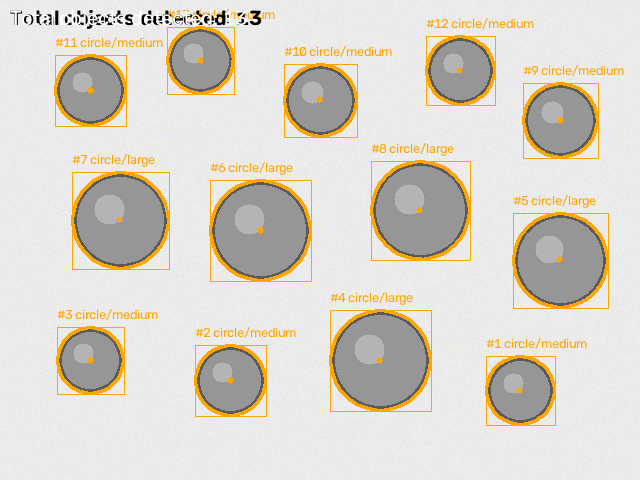
#> input picture output/coins_run/annotated_result.png, 640 x 480 px
$ python main.py --image output/coins_run/annotated_result.png
#> lines starting #> are read from the running program, lines starting #| are printed output that depends on the picture
### modules/preprocessing.py
"""
preprocessing.py
-----------------
FUNCTIONAL MODULE 1: Image Pre-processing

Implements the low-level image processing concepts from Module 1 of the
CSE3010 syllabus (Image Enhancement, Restoration, Histogram Processing,
Convolution and Filtering) as a preparatory stage for edge detection.

Responsibilities:
    1. Validate and load the input image.
    2. Convert to grayscale.
    3. Apply CLAHE-based histogram equalization (contrast enhancement).
    4. Apply Gaussian smoothing (noise suppression before Canny).
"""

import os
import cv2
import numpy as np

from modules.config import PipelineConfig
from modules.logger_utils import get_logger

logger = get_logger(__name__)


class ImageLoadError(Exception):
    """Raised when the input image cannot be read or is invalid."""


def load_image(image_path: str) -> np.ndarray:
    """
    Load an image from disk with validation and error handling.

    Raises
    ------
    ImageLoadError
        If the file does not exist or OpenCV fails to decode it.
    """
#> called with image_path = 'output/coins_run/annotated_result.png'
    if not os.path.isfile(image_path):
        logger.error("Input file not found: %s", image_path)
        raise ImageLoadError(f"Input file not found: {image_path}")

    image = cv2.imread(image_path, cv2.IMREAD_COLOR)
#> image is the input picture: shape (480, 640, 3); mean B, G, R 202.5, 212.5, 217.9
    if image is None:
        logger.error("OpenCV could not decode image: %s", image_path)
        raise ImageLoadError(f"Could not decode image (unsupported/corrupt file): {image_path}")

    logger.info("Loaded image '%s' with shape %s", image_path, image.shape)
    return image


def to_grayscale(image: np.ndarray) -> np.ndarray:
    """Convert a BGR image to single-channel grayscale."""
    gray = cv2.cvtColor(image, cv2.COLOR_BGR2GRAY)
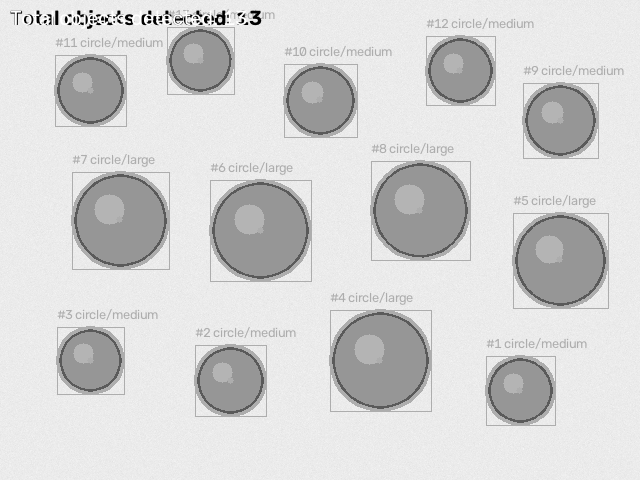
#> gray: shape (480, 640); min 0, max 255, mean 212.9
    logger.debug("Converted image to grayscale.")
    return gray


def equalize_histogram(gray_image: np.ndarray) -> np.ndarray:
    """
    Apply Contrast-Limited Adaptive Histogram Equalization (CLAHE).

    CLAHE is preferred over global cv2.equalizeHist because it avoids
    over-amplifying noise in near-uniform backgrounds, which is common
    in object-counting images (e.g. coins on a plain surface).
    """
    clahe = cv2.createCLAHE(clipLimit=2.0, tileGridSize=(8, 8))
    equalized = clahe.apply(gray_image)
    logger.debug("Applied CLAHE histogram equalization.")
    return equalized


def denoise_and_smooth(gray_image: np.ndarray, cfg: PipelineConfig) -> np.ndarray:
    """Apply Gaussian blur to suppress high-frequency noise before edge detection."""
    blurred = cv2.GaussianBlur(gray_image, cfg.blur_kernel, cfg.blur_sigma)
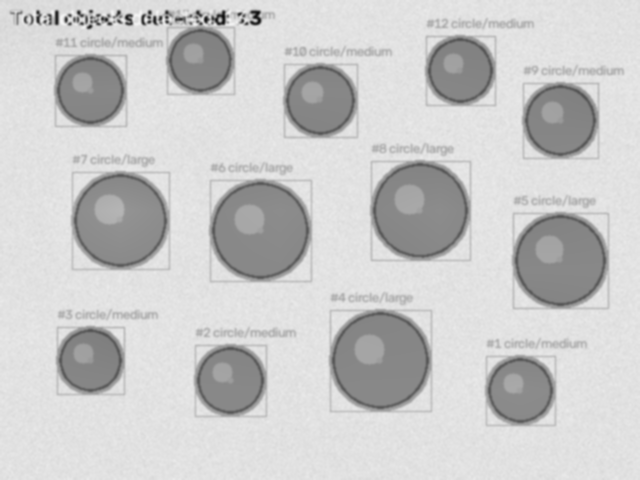
#> blurred: shape (480, 640); min 16, max 245, mean 202
    logger.debug("Applied Gaussian blur with kernel=%s", cfg.blur_kernel)
    return blurred


def preprocess_pipeline(image_path: str, cfg: PipelineConfig) -> dict:
    """
    Run the full pre-processing pipeline and return every intermediate
    result so later stages / the report generator can inspect them.

    Returns
    -------
    dict with keys: 'original', 'gray', 'equalized', 'blurred'
    """
    original = load_image(image_path)
    gray = to_grayscale(original)

    equalized = equalize_histogram(gray) if cfg.apply_hist_equalization else gray
    blurred = denoise_and_smooth(equalized, cfg)

    return {
        "original": original,
        "gray": gray,
        "equalized": equalized,
        "blurred": blurred,
    }

### modules/edge_detection.py
"""
edge_detection.py
------------------
Part of FUNCTIONAL MODULE 2: Detection & Segmentation

Implements Canny edge detection and morphological clean-up, corresponding
to Module 3 of the CSE3010 syllabus (Feature Extraction: Edges - Canny;
Image Segmentation: Edge Based approaches).
"""

import cv2
import numpy as np

from modules.config import PipelineConfig
from modules.logger_utils import get_logger

logger = get_logger(__name__)


def detect_edges(blurred_image: np.ndarray, cfg: PipelineConfig) -> np.ndarray:
    """Run the Canny edge detector on a pre-processed (blurred) grayscale image."""
    edges = cv2.Canny(
        blurred_image,
        threshold1=cfg.canny_low,
        threshold2=cfg.canny_high,
        apertureSize=cfg.canny_aperture,
    )
    logger.debug(
        "Canny edge detection complete (low=%d, high=%d).",
        cfg.canny_low, cfg.canny_high,
    )
    return edges


def clean_edges(edge_image: np.ndarray, cfg: PipelineConfig) -> np.ndarray:
    """
    Apply morphological closing + dilation to bridge small gaps in the
    edge map so that object boundaries form closed contours.
    """
    kernel = cv2.getStructuringElement(cv2.MORPH_ELLIPSE, cfg.morph_kernel_size)

    closed = cv2.morphologyEx(
        edge_image, cv2.MORPH_CLOSE, kernel,
        iterations=cfg.morph_close_iterations,
    )
    dilated = cv2.dilate(closed, kernel, iterations=cfg.morph_dilate_iterations)

    logger.debug(
        "Morphological clean-up done (close_iter=%d, dilate_iter=%d).",
        cfg.morph_close_iterations, cfg.morph_dilate_iterations,
    )
    return dilated


def edge_pipeline(blurred_image: np.ndarray, cfg: PipelineConfig) -> dict:
    """Run edge detection followed by morphological clean-up."""
    raw_edges = detect_edges(blurred_image, cfg)
    cleaned_edges = clean_edges(raw_edges, cfg)
    return {"raw_edges": raw_edges, "cleaned_edges": cleaned_edges}

### modules/segmentation.py
"""
segmentation.py
----------------
Part of FUNCTIONAL MODULE 2: Detection & Segmentation

Extracts contours from the cleaned edge map, filters out noise by area,
and computes the geometric descriptors (area, perimeter, bounding box,
centroid) needed for classification in shape_classifier.py.

Relates to Module 3 of the syllabus (Image Segmentation: Edge-Based
approaches to segmentation).
"""

import cv2
import numpy as np
from dataclasses import dataclass, field
from typing import List, Tuple

from modules.config import PipelineConfig
from modules.logger_utils import get_logger

logger = get_logger(__name__)


@dataclass
class DetectedObject:
    """Holds all geometric information extracted for a single detected object."""
    object_id: int
    contour: np.ndarray
    area: float
    perimeter: float
    bounding_box: Tuple[int, int, int, int]  # x, y, w, h
    centroid: Tuple[int, int]
    approx_vertices: int
    circularity: float
    shape_label: str = "unclassified"
    size_label: str = "unclassified"


def find_contours(cleaned_edges: np.ndarray) -> List[np.ndarray]:
    """Find external contours from a binary edge map."""
    contours, _ = cv2.findContours(
        cleaned_edges, cv2.RETR_EXTERNAL, cv2.CHAIN_APPROX_SIMPLE
    )
    logger.info("Found %d raw contours.", len(contours))
    return list(contours)


def _safe_centroid(contour: np.ndarray, bbox: Tuple[int, int, int, int]) -> Tuple[int, int]:
    """Compute centroid via image moments; fall back to bbox centre if degenerate."""
    moments = cv2.moments(contour)
    if moments["m00"] != 0:
        cx = int(moments["m10"] / moments["m00"])
        cy = int(moments["m01"] / moments["m00"])
        return cx, cy
    x, y, w, h = bbox
    return x + w // 2, y + h // 2


def build_detected_objects(
    contours: List[np.ndarray], cfg: PipelineConfig
) -> List[DetectedObject]:
    """
    Filter raw contours by area and package the survivors into
    DetectedObject records with all descriptors pre-computed.
    """
    detected: List[DetectedObject] = []
    next_id = 1

    for contour in contours:
        area = cv2.contourArea(contour)
        if area < cfg.min_contour_area or area > cfg.max_contour_area:
            continue  # discard noise / oversized background contours

        perimeter = cv2.arcLength(contour, True)
        if perimeter == 0:
            continue

        x, y, w, h = cv2.boundingRect(contour)
        centroid = _safe_centroid(contour, (x, y, w, h))

        # Polygon approximation for vertex counting (triangle/square/etc.)
        epsilon = 0.03 * perimeter
        approx = cv2.approxPolyDP(contour, epsilon, True)

        circularity = float(4 * np.pi * area / (perimeter ** 2))

        detected.append(
            DetectedObject(
                object_id=next_id,
                contour=contour,
                area=area,
                perimeter=perimeter,
                bounding_box=(x, y, w, h),
                centroid=centroid,
                approx_vertices=len(approx),
                circularity=circularity,
            )
        )
        next_id += 1

    logger.info(
        "Retained %d/%d contours after area filtering (min=%.1f, max=%.1f).",
        len(detected), len(contours), cfg.min_contour_area, cfg.max_contour_area,
    )
    return detected


def segmentation_pipeline(cleaned_edges: np.ndarray, cfg: PipelineConfig) -> List[DetectedObject]:
    """Full segmentation stage: contour extraction + filtering + descriptor computation."""
    raw_contours = find_contours(cleaned_edges)
    objects = build_detected_objects(raw_contours, cfg)
    return objects

### modules/shape_classifier.py
"""
shape_classifier.py
--------------------
FUNCTIONAL MODULE 3: Classification / Sorting

Classifies each DetectedObject by:
    (a) SHAPE  - circle / triangle / square-rectangle / polygon,
                 using polygon-approximation vertex count and circularity.
    (b) SIZE   - small / medium / large, using contour area thresholds.

This corresponds to the 'Prediction or classification' functional
requirement category from the VITyarthi brief, applied to non-ML,
purely geometric descriptors (appropriate for the classical CV
techniques taught in Module 3 of the syllabus).
"""

from typing import List

from modules.config import PipelineConfig
from modules.segmentation import DetectedObject
from modules.logger_utils import get_logger

logger = get_logger(__name__)


def classify_shape(obj: DetectedObject, cfg: PipelineConfig) -> str:
    """
    Decide a shape label using vertex count (from polygon approximation)
    and circularity as a tie-breaker/override for round objects.
    """
    if obj.circularity >= cfg.circularity_circle_min and obj.approx_vertices >= 6:
        return "circle"

    if obj.approx_vertices == cfg.triangle_vertices:
        return "triangle"

    if obj.approx_vertices in cfg.square_rect_vertices:
        x, y, w, h = obj.bounding_box
        aspect_ratio = w / float(h) if h != 0 else 0
        if cfg.square_aspect_low <= aspect_ratio <= cfg.square_aspect_high:
            return "square"
        return "rectangle"

    if obj.approx_vertices >= 5:
        return "polygon"

    return "unknown"


def classify_size(obj: DetectedObject, cfg: PipelineConfig) -> str:
    """Bucket an object into small / medium / large based on contour area."""
    if obj.area <= cfg.small_max_area:
        return "small"
    if obj.area <= cfg.medium_max_area:
        return "medium"
    return "large"


def classify_objects(
    objects: List[DetectedObject], cfg: PipelineConfig
) -> List[DetectedObject]:
    """Mutates and returns the list of DetectedObject with shape/size labels filled in."""
    for obj in objects:
        obj.shape_label = classify_shape(obj, cfg)
        obj.size_label = classify_size(obj, cfg)

    logger.info("Classified %d objects by shape and size.", len(objects))
    return objects

### modules/annotator.py
"""
annotator.py
------------
Draws the detection/classification results back onto the original
image: contour outlines, bounding boxes, object IDs and shape labels.
This is the visual output the user sees (clear input/output structure
requirement).
"""

from typing import List, Dict, Tuple

import cv2
import numpy as np

from modules.segmentation import DetectedObject
from modules.logger_utils import get_logger

logger = get_logger(__name__)

# Distinct BGR colour per shape label for quick visual sorting
SHAPE_COLORS: Dict[str, Tuple[int, int, int]] = {
    "circle": (0, 165, 255),      # orange
    "triangle": (0, 255, 0),      # green
    "square": (255, 0, 0),        # blue
    "rectangle": (255, 0, 255),   # magenta
    "polygon": (0, 255, 255),     # yellow
    "unknown": (128, 128, 128),   # gray
}


def annotate_image(
    original_image: np.ndarray, objects: List[DetectedObject]
) -> np.ndarray:
    """Return a copy of the original image annotated with detection results."""
    annotated = original_image.copy()

    for obj in objects:
        color = SHAPE_COLORS.get(obj.shape_label, (255, 255, 255))

        cv2.drawContours(annotated, [obj.contour], -1, color, 2)

        x, y, w, h = obj.bounding_box
        cv2.rectangle(annotated, (x, y), (x + w, y + h), color, 1)

        label = f"#{obj.object_id} {obj.shape_label}/{obj.size_label}"
        text_origin = (x, max(y - 8, 12))
        cv2.putText(
            annotated, label, text_origin,
            cv2.FONT_HERSHEY_SIMPLEX, 0.45, color, 1, cv2.LINE_AA,
        )
        cv2.circle(annotated, obj.centroid, 3, color, -1)

    summary = f"Total objects detected: {len(objects)}"
    cv2.putText(
        annotated, summary, (10, 25),
        cv2.FONT_HERSHEY_SIMPLEX, 0.7, (0, 0, 0), 3, cv2.LINE_AA,
    )
    cv2.putText(
        annotated, summary, (10, 25),
        cv2.FONT_HERSHEY_SIMPLEX, 0.7, (255, 255, 255), 1, cv2.LINE_AA,
    )

    logger.info("Annotated image generated for %d objects.", len(objects))
    return annotated

### modules/reporting.py
"""
reporting.py
------------
Generates the tabular / statistical output of the pipeline:
    - a per-object CSV report (id, shape, size, area, perimeter, centroid)
    - an aggregate summary (counts per shape, counts per size)

This satisfies the 'Reporting or analytics' functional-requirement
example and the 'clear input/output structure' requirement from the
VITyarthi brief.
"""

import csv
import os
from collections import Counter
from typing import List, Dict

from modules.segmentation import DetectedObject
from modules.logger_utils import get_logger

logger = get_logger(__name__)


def write_csv_report(objects: List[DetectedObject], output_path: str) -> None:
    """Write one row per detected object to a CSV file."""
    os.makedirs(os.path.dirname(output_path) or ".", exist_ok=True)

    fieldnames = [
        "object_id", "shape_label", "size_label",
        "area_px2", "perimeter_px", "centroid_x", "centroid_y",
        "bbox_x", "bbox_y", "bbox_w", "bbox_h", "circularity",
    ]

    with open(output_path, "w", newline="") as f:
        writer = csv.DictWriter(f, fieldnames=fieldnames)
        writer.writeheader()
        for obj in objects:
            writer.writerow({
                "object_id": obj.object_id,
                "shape_label": obj.shape_label,
                "size_label": obj.size_label,
                "area_px2": round(obj.area, 2),
                "perimeter_px": round(obj.perimeter, 2),
                "centroid_x": obj.centroid[0],
                "centroid_y": obj.centroid[1],
                "bbox_x": obj.bounding_box[0],
                "bbox_y": obj.bounding_box[1],
                "bbox_w": obj.bounding_box[2],
                "bbox_h": obj.bounding_box[3],
                "circularity": round(obj.circularity, 3),
            })

    logger.info("CSV report written to %s (%d rows).", output_path, len(objects))


def build_summary(objects: List[DetectedObject]) -> Dict[str, Dict[str, int]]:
    """Return counts grouped by shape label and by size label."""
    shape_counts = Counter(obj.shape_label for obj in objects)
    size_counts = Counter(obj.size_label for obj in objects)

    summary = {
        "total_objects": len(objects),
        "by_shape": dict(shape_counts),
        "by_size": dict(size_counts),
    }
    logger.info("Summary computed: %s", summary)
    return summary


def print_summary(summary: Dict) -> None:
    """Pretty-print the summary dict to the console."""
    print("\n===== DETECTION SUMMARY =====")
    print(f"Total objects detected : {summary['total_objects']}")
    print("\nBy shape:")
    for shape, count in summary["by_shape"].items():
        print(f"  {shape:<10}: {count}")
    print("\nBy size:")
    for size, count in summary["by_size"].items():
        print(f"  {size:<10}: {count}")
    print("==============================\n")

### modules/validation.py
"""
validation.py
--------------
Input validation helpers. Centralising validation here (rather than
scattering checks across modules) satisfies the 'validation and error
handling' technical expectation and keeps error messages consistent.
"""

import os

VALID_EXTENSIONS = (".png", ".jpg", ".jpeg", ".bmp", ".tiff")


class InvalidInputError(Exception):
    """Raised when a user-supplied argument fails validation."""


def validate_image_path(path: str) -> None:
    if not isinstance(path, str) or not path.strip():
        raise InvalidInputError("Image path must be a non-empty string.")

    if not os.path.isfile(path):
        raise InvalidInputError(f"Image file does not exist: {path}")

    ext = os.path.splitext(path)[1].lower()
    if ext not in VALID_EXTENSIONS:
        raise InvalidInputError(
            f"Unsupported file extension '{ext}'. Supported: {VALID_EXTENSIONS}"
        )


def validate_positive_number(value, name: str) -> None:
    if not isinstance(value, (int, float)) or value <= 0:
        raise InvalidInputError(f"'{name}' must be a positive number, got {value!r}.")


def validate_output_dir(path: str) -> None:
    if not isinstance(path, str) or not path.strip():
        raise InvalidInputError("Output directory path must be a non-empty string.")
    os.makedirs(path, exist_ok=True)

### modules/logger_utils.py
"""
logger_utils.py
----------------
Centralised logging setup. Every module in the pipeline logs through
this single logger so that a run can be fully audited from
output/pipeline.log (satisfies the 'logging/monitoring' and
'error handling strategy' non-functional requirements).
"""

import logging
import os


def get_logger(name: str, log_dir: str = "output", log_file: str = "pipeline.log") -> logging.Logger:
    """
    Return a configured logger that writes to both console and a log file.

    Parameters
    ----------
    name : str
        Usually __name__ of the calling module.
    log_dir : str
        Directory where the log file will be created.
    log_file : str
        Log file name.
    """
    os.makedirs(log_dir, exist_ok=True)
    logger = logging.getLogger(name)

    if not logger.handlers:  # avoid duplicate handlers on repeated calls
        logger.setLevel(logging.DEBUG)

        formatter = logging.Formatter(
            "%(asctime)s | %(levelname)-8s | %(name)s | %(message)s",
            datefmt="%Y-%m-%d %H:%M:%S",
        )

        # Console handler
        console_handler = logging.StreamHandler()
        console_handler.setLevel(logging.INFO)
        console_handler.setFormatter(formatter)
        logger.addHandler(console_handler)

        # File handler
        file_path = os.path.join(log_dir, log_file)
        file_handler = logging.FileHandler(file_path)
        file_handler.setLevel(logging.DEBUG)
        file_handler.setFormatter(formatter)
        logger.addHandler(file_handler)

    return logger

### main.py
"""
main.py
-------
Command-line entry point for the Edge/Contour-Based Object Counter &
Sorter.

Usage:
    python main.py --image sample_images/shapes_sample.png
    python main.py --image sample_images/coins_sample.png --output output/coins_run

The script wires together the three functional modules:
    1. Pre-processing        (modules.preprocessing)
    2. Detection/Segmentation(modules.edge_detection + modules.segmentation)
    3. Classification/Report (modules.shape_classifier + modules.reporting)
and writes an annotated image + CSV report + summary to the output folder.
"""

import argparse
import os
import sys
import time

import cv2

from modules.config import DEFAULT_CONFIG
from modules.validation import validate_image_path, validate_output_dir, InvalidInputError
from modules.preprocessing import preprocess_pipeline, ImageLoadError
from modules.edge_detection import edge_pipeline
from modules.segmentation import segmentation_pipeline
from modules.shape_classifier import classify_objects
from modules.annotator import annotate_image
from modules.reporting import write_csv_report, build_summary, print_summary
from modules.logger_utils import get_logger


def parse_args():
    parser = argparse.ArgumentParser(
        description="Edge/Contour-Based Object Counter & Sorter (CSE3010 Computer Vision project)"
    )
    parser.add_argument("--image", required=True, help="Path to the input image.")
    parser.add_argument(
        "--output", default="output",
        help="Directory to write annotated image, CSV report, and logs (default: ./output).",
    )
    parser.add_argument(
        "--min-area", type=float, default=None,
        help="Override minimum contour area used to filter out noise.",
    )
    parser.add_argument(
        "--canny-low", type=int, default=None, help="Override Canny lower threshold."
    )
    parser.add_argument(
        "--canny-high", type=int, default=None, help="Override Canny upper threshold."
    )
    return parser.parse_args()


def run_pipeline(image_path: str, output_dir: str, cfg=DEFAULT_CONFIG) -> dict:
    """
    Execute the complete counting/sorting pipeline on a single image.
    Returns the summary dictionary (also used by the automated tests).
    """
    logger = get_logger(__name__, log_dir=output_dir, log_file=cfg.log_file_name)
    start_time = time.time()

    try:
        validate_image_path(image_path)
        validate_output_dir(output_dir)

        logger.info("=== Pipeline started for '%s' ===", image_path)

        # ---- Functional Module 1: Pre-processing ----
        pre = preprocess_pipeline(image_path, cfg)
#> pre = 4 items

        # ---- Functional Module 2: Detection & Segmentation ----
        edges = edge_pipeline(pre["blurred"], cfg)
#> (the rest of the program and of its run is left out)
